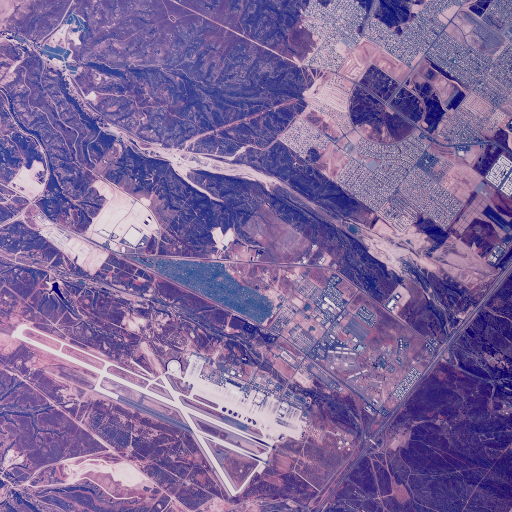
#> input picture data/colored/2.1.01.tiff, 512 x 512 px; its folder holds 4 pictures in this run
$ python py_code.py
#> lines starting #> are read from the running program, lines starting #| are printed output that depends on the picture
from PIL import Image
import os

def convert_images_to_grayscale(directory):
#> called with directory = './data/colored'
    for filename in os.listdir(directory):
        if filename.endswith(".tiff"):
            file_path = os.path.join(directory, filename)
            with Image.open(file_path) as img:
#> img is the input picture: PIL image 512x512 RGB; mean R, G, B 125.8, 102.8, 153.9
                grayscale_img = img.convert("L")
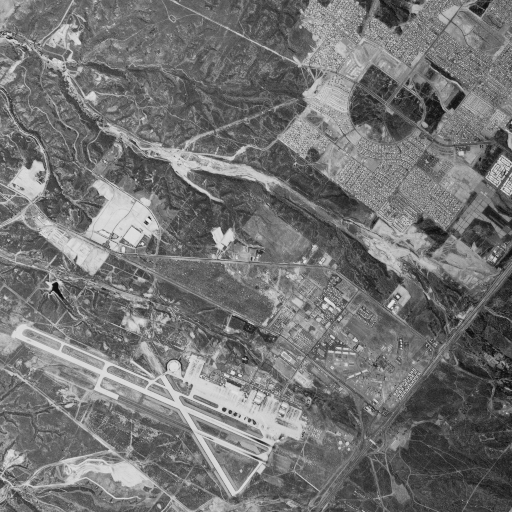
#> grayscale_img: PIL image 512x512 L; min 12, max 229, mean 115.5
                grayscale_img.save(os.path.join("./data/grayscaled", filename))
                print(f"Converted {filename} to grayscale and saved to ./data/grayscaled.")
#> pass 2 of the loop in convert_images_to_grayscale, `for filename in os.listdir(directory):`:
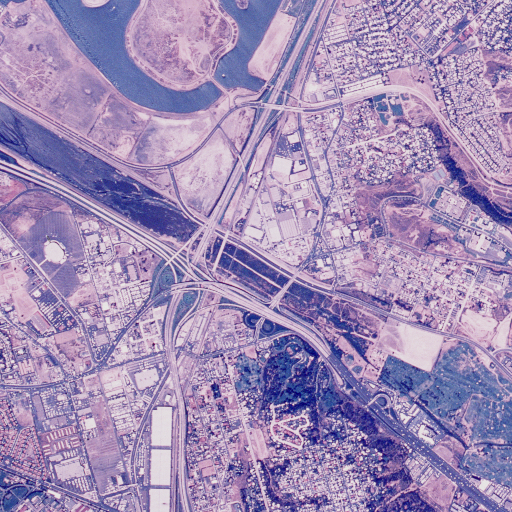
#> input picture data/colored/2.1.02.tiff, 512 x 512 px
#> in convert_images_to_grayscale, img is the input picture: PIL image 512x512 RGB; mean R, G, B 160.2, 140.4, 181.7
#> in convert_images_to_grayscale, `grayscale_img = img.convert("L")`:
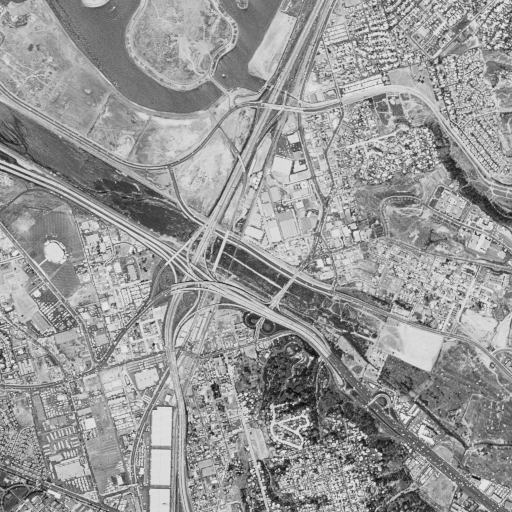
#> grayscale_img: PIL image 512x512 L; min 12, max 231, mean 151
#> pass 3 of the loop in convert_images_to_grayscale, `for filename in os.listdir(directory):`:
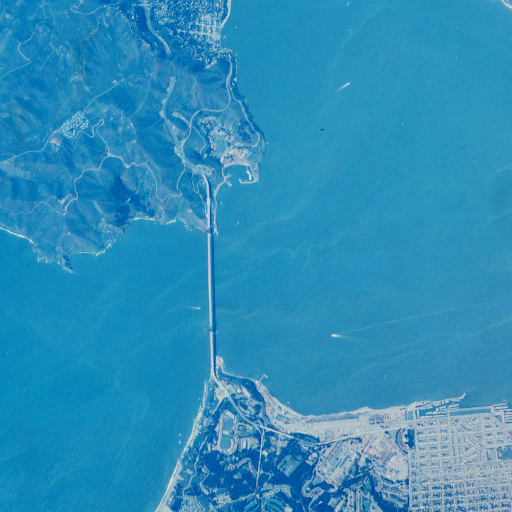
#> input picture data/colored/2.1.03.tiff, 512 x 512 px
#> in convert_images_to_grayscale, img is the input picture: PIL image 512x512 RGB; mean R, G, B 45.2, 142.2, 185.2
#> in convert_images_to_grayscale, `grayscale_img = img.convert("L")`:
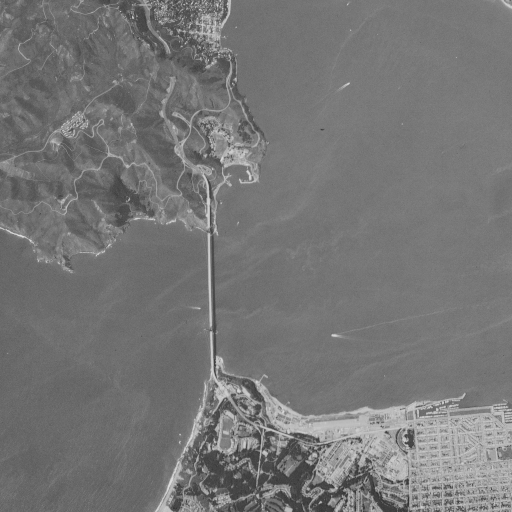
#> grayscale_img: PIL image 512x512 L; min 48, max 221, mean 118.1
#> the loop made 4 passes; the first 3 are shown


data_directory = "./data/colored"
convert_images_to_grayscale(data_directory)
